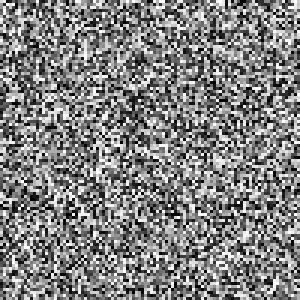
#> input picture data/images/random.tif, 100 x 100 px (shown 3 times larger); the run also reads 1 picture not shown here
$ jupyter execute --allow-errors moran_jnb.ipynb
#> lines starting #> are read from the running program, lines starting #| are printed output that depends on the picture; after the words box and inside, x2 and y2 are one past the last pixel; in counts of white or black regions, pixels touching at a corner belong together
Quick note before we begin:

In order to run this notebook, several additional python libraries are needed. Some of these libraries create dependency issues with other libraries you might have installed. It is strongly recomended that you use Anaconda and the conda-forge installation channel to install the libriaries within a **NEW conda environment**. Included in the GitHub is an *environment.yml* file, which can automatically create this environment either online in your browser via a one-time session on MyBinder, or within your Anaconda environment. To create the environment on your machine, use the terminal command:
*conda env create -f environment.yml*
If you need help setting up the environment, contact *info@donike.net*.

# Moran's I
## Visualizing and calculating spatial autocorrelation

In this notebook, we will have a deeper look at Moran's I spatial autocorrelation.
This measure looks at correlations of neighbouring pixels (or shapes) and returns a value between -1 and 1. A value of -1 indicates perfect separation of the pixels within the dataset (concentration), a vaule of 0 indicates a perfectly random distribution while a value of 1 indicates a perfectly dispersed/segregated dataset.
Firstly, we will import and visualize the images of the 3 extremes the values can have. Then, we calculate Moran's I for each one of these images. Finally, we a Moran's I is calculated for an actual satellite image excerpt.

[cell 1]
"""All libraries used in the notebook are imported in the beginning
If you get an error message here, be sure to closely follow the instructions at the beginning"""
import pysal
from skimage.io import imread
from libpysal.weights import lat2W
import numpy as np
import pandas as pd
from esda.moran import Moran
from skimage.color import rgb2gray
from splot.esda import moran_scatterplot
import matplotlib.pyplot as plt

"""Loading the example images as numpy arays"""
raster_image_random = imread(r'data/images/random.tif')
#> raster_image_random is the input picture: shape (100, 100, 4); mean R, G, B, A 128.8, 128.8, 128.8, 255
raster_image_chess = imread(r'data/images/chess_100_imperfect.tif')
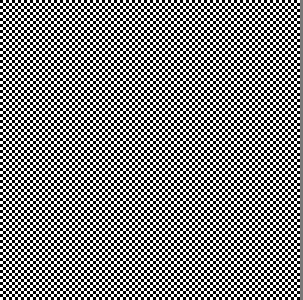
#> input picture data/images/chess_100_imperfect.tif, 101 x 100 px (shown 3 times larger)
#> raster_image_chess is the input picture: shape (100, 101, 4); mean R, G, B, A 127.4, 127.4, 127.4, 255
raster_image_half = imread(r'data/images/half+half_100.tif')
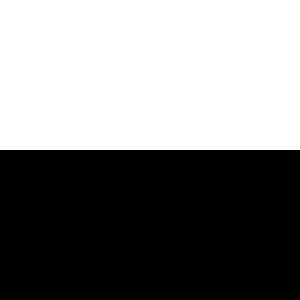
#> input picture data/images/half+half_100.tif, 100 x 100 px (shown 3 times larger)
#> raster_image_half is the input picture: shape (100, 100, 4); mean R, G, B, A 127.5, 127.5, 127.5, 255

"""Plotting images"""
fig1 = plt.imshow(raster_image_random)
plt.title("Random Distribution\nexpected Moran's I: 0")
plt.figure()
fig2 = plt.imshow(raster_image_chess)
plt.title("Chessboard Pattern\nexpected Moran's I: -1")
plt.figure()
fig3 = plt.imshow(raster_image_half)
plt.title("Half&Half\nexpected Moran's I: 1")
plt.figure()

Looking at the images plotted above, the meaning behind spatial corelation becomes apparent, like statistically show spatial segregation within a given dataset.
We continue by implementing a function that calculates Moran's I. The function also shows the standard Moran scatterplot with all pixel values plotted and the correlation line drawn.

[cell 2]
def Morans_I(data):
    """transforming RGB data to grayscale"""
    data_gray = np.dot(data[...,:3], [0.2989, 0.5870, 0.1140])
    col,row = data_gray.shape[:2]
#> col = 100; row = 100
    WeightMatrix= lat2W(row,col)
    WeightMatrix = lat2W(data_gray.shape[0],data_gray.shape[1])
    MoranM= Moran(data_gray,WeightMatrix)
    fig, ax = moran_scatterplot(MoranM, aspect_equal=True)

    print("Raster Dimensions:\t" + str(data_gray.shape))
    print("Moran's I Value:\t" +str(round(MoranM.I,4)))
    plt.show()

[cell 3]
"""
Lets start with calculating and plotting the results for the random image
"""

Morans_I(raster_image_random)
#> (the call stopped at in Morans_I, `WeightMatrix= lat2W(row,col)`: libpysal is not available in this run)

As seen in the scatterplot of the random image, the pixel values are randomly distributed. Consequently, the correlation line and Moran's I value are close to 0.
This indicates neither a perfect separation nor an even distribution, but almost perfect random distribution.

---

[cell 4]
"""
Now, the chesboard-style image
"""

Morans_I(raster_image_chess)
#> (the call stopped at in Morans_I, `WeightMatrix= lat2W(row,col)`: libpysal is not available in this run)

The plot of the chessboard-style image shows, as expected, a value close to -1. This indicates that the values are almost perfectly and evenly distributed.

Please note: A small random noise has been addedto the image. This was done so that the graph can be displayed, as a perfect negative spatial autocorrelation can not be plotted by matplotlib.

---

[cell 5]
"""
Lastly, the half&half image
"""

Morans_I(raster_image_half)
#> in Morans_I (call 3), `data_gray = np.dot(data[...,:3], [0.2989, 0.5870, 0.1140])`: data_gray: shape (100, 100) float64; values 0 (black) and 255 (white), 50% white; 1 white region, box (x1, y1, x2, y2) and area: (0, 0, 100, 50) 5000
#> (the call stopped at in Morans_I, `WeightMatrix= lat2W(row,col)`: libpysal is not available in this run)
